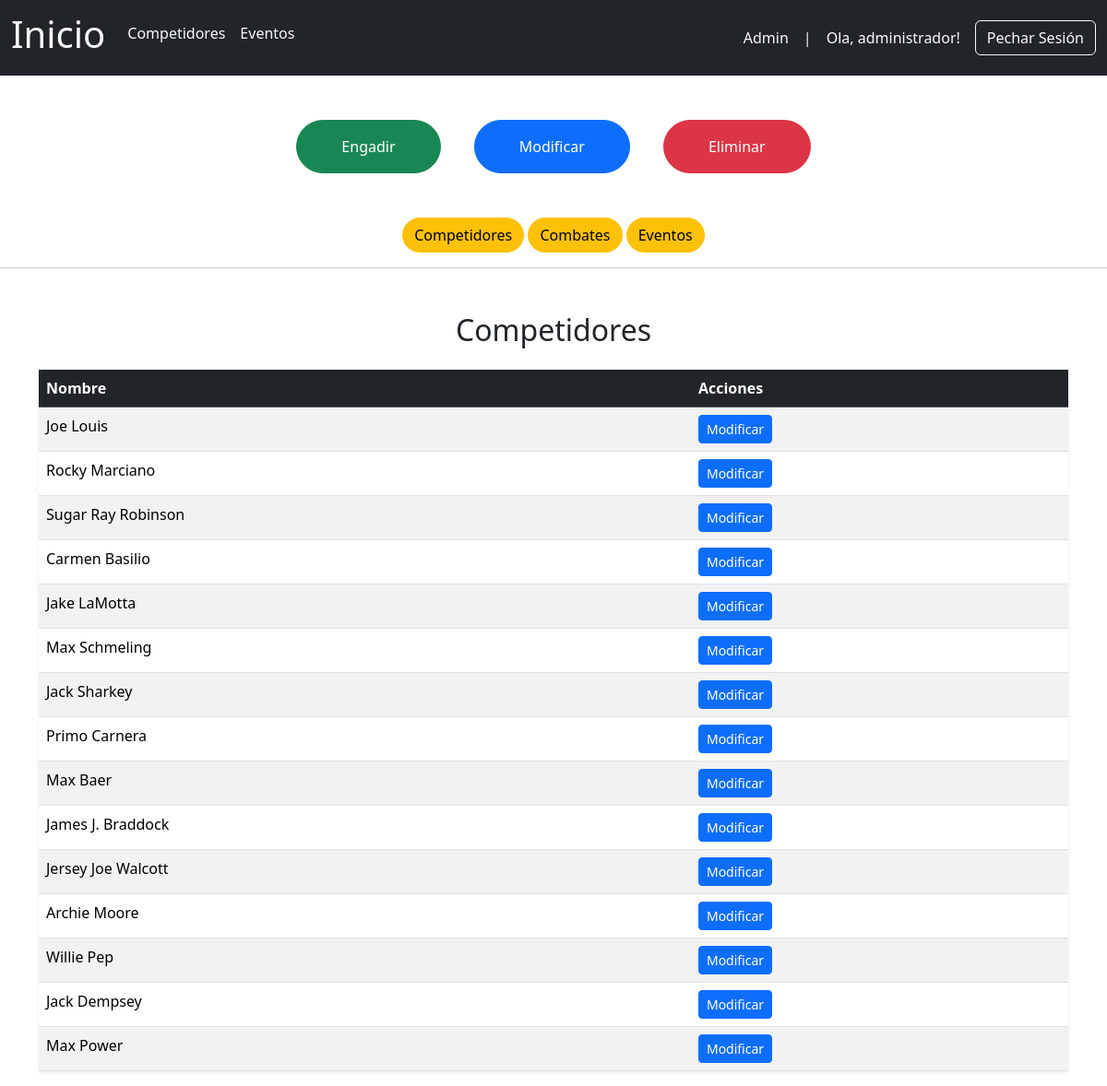
The page /administracion/modificar (signed in) on the database its author committed.
### boxGal/models.py (models this page shows, shortened)
class Usuario(AbstractUser):
    id_usuario = models.BigAutoField(auto_created=True, primary_key=True)
    favoritos = models.ManyToManyField(Competidor, related_name='seguidores',blank=True)
    fotoperfil = models.ImageField(upload_to='fotos_perfil', blank=True, null=True)
    groups = models.ManyToManyField(
        'auth.Group',
        related_name='usuario_set',  #Necesario engadir para evitar erro ao migrar
        blank=True,
        help_text='The groups this user belongs to.',
        verbose_name='groups',
    )
    user_permissions = models.ManyToManyField(
        'auth.Permission',
        related_name='usuario_permissions_set',  #Necesario engadir para evitar erro ao migrar
        blank=True,
        help_text='Specific permissions for this user.',
        verbose_name='user permissions',
    )

class Competidor(models.Model):
    id_competidor = models.BigAutoField(auto_created=True, primary_key=True)
    nome_competidor = models.CharField(max_length=255)
    apelidos_competidor = models.CharField(max_length=255)
    peso_competidor = models.CharField(max_length=255)
    vitorias = models.IntegerField()
    derrotas = models.IntegerField()
    empates = models.IntegerField()
    foto_competidor = models.ImageField(upload_to='competidores/', blank=True, null=True)
    def __str__(self):
        return f"{self.nome_competidor} {self.apelidos_competidor} "

### boxGal/views.py (the view)
# urls.py: path('administracion/modificar', views.modificar, name='modificar'),
@login_required
def modificar(request):
  if not request.user.is_superuser:
    return HttpResponseForbidden("Non tes permisos para acceder a esta páxina.")
  template = loader.get_template('administracion/modificar.html')
  lista = request.GET.get('lista','competidores')
  contido = {}
  if lista == 'competidores':
    contido['lista'] = Competidor.objects.all(),
    contido['tipo'] = 'competidores'
  elif lista == 'combates':
    contido['lista'] = Combate.objects.all(),
    contido['tipo'] = 'combates'
  elif lista == 'eventos':
    contido['lista'] = Evento.objects.all(),
    contido['tipo'] = 'eventos'
  return HttpResponse(template.render(contido, request))

### boxGal/templates/administracion/modificar.html (shortened to what this page needs)
{% extends 'header.html' %}
{% block corpo %}
  <div class="container mt-5 text-center">
    <a href="{% url 'engadir' %}" class="btn p-3 px-5 mx-3 btn-success rounded-pill">Engadir</a>
    <a href="{% url 'modificar' %}" class="btn p-3 px-5 mx-3 btn-primary rounded-pill">Modificar</a>
    <a href="{% url 'eliminar' %}" class="btn p-3 px-5 mx-3 btn-danger rounded-pill">Eliminar</a>
  </div>
  <div class="container mt-5 text-center">
    <a href="?lista=competidores" class="btn rounded-pill btn-warning">Competidores</a>
    <a href="?lista=combates" class="btn rounded-pill btn-warning">Combates</a>
    <a href="?lista=eventos" class="btn rounded-pill btn-warning">Eventos</a>
  </div>
  <hr />
  <div class="container mt-5">
    {% if tipo == 'competidores' %}
      <h2 class="text-center mb-4">Competidores</h2>
      <table class="table table-striped table-hover shadow-sm">
        <thead class="table-dark">
          <tr>
            <th scope="col">Nombre</th>
            <th scope="col">Acciones</th>
          </tr>
        </thead>
        <tbody>
          {% for competidor in lista.0 %}
            <tr>
              <td>{{ competidor }}</td>
              <td>
                <a href="{% url 'modificar_competidor' competidor.id_competidor %}" class="btn btn-primary btn-sm">Modificar</a>
              </td>
            </tr>
          {% endfor %}
        </tbody>
      </table>
    {% endif %}
  </div>
{% endblock %}

### boxGal/templates/header.html (shortened to what this page needs)
<!DOCTYPE html>
<html lang="en">
  <head>
    {% load static %}
    <link href="{% static 'bootstrap/css/bootstrap.min.css' %}" rel="stylesheet" />
    <link rel="stylesheet" href="https://cdn.jsdelivr.net/npm/charts.css/dist/charts.min.css" />
    <link rel="stylesheet" href="https://cdnjs.cloudflare.com/ajax/libs/font-awesome/6.0.0-beta3/css/all.min.css" />
    <link href="{% static 'css/style.css' %}" rel="stylesheet" />
  </head>
  <body>
    <nav class="navbar navbar-expand-md bg-dark text-light sticky-top">
      <div class="container-fluid">
        <a class="navbar-brand text-light" href="{% url 'indexPage' %}"><h1>Inicio</h1></a>
        <div class="collapse navbar-collapse" id="navbarSupportedContent">
          <ul class="navbar-nav me-auto mb-lg-0">
            <li class="navbar-item">
              <a class="nav-link text-light" href="{% url 'competidoresPage' %}"><h6>Competidores</h6></a>
            </li>
            <li class="navbar-item">
              <a class="nav-link text-light" href="{% url 'eventosPage' %}"><h6>Eventos</h6></a>
            </li>
          </ul>
          {% if request.user.is_staff %}
            <a class="nav-link" href="{% url 'administracion' %}">Admin<span class="mx-3 d-none d-md-inline">|</span></a>
          {% endif %}
          {% if user.is_authenticated %}
            <div class="d-flex align-items-center">
              <span class="text-light me-3">Ola, {{ request.user.username }}!</span>
              <a class="navbar-item btn btn-outline-light" href="{% url 'logout' %}">Pechar Sesión</a>
            </div>
          {% else %}
            <a class="navbar-item btn btn-outline-light" href="{% url 'login' %}">Iniciar Sesión</a>
          {% endif %}
        </div>
      </div>
    </nav>
    {% block corpo %}
    {% endblock %}
  </body>
</html>

### boxGal/static/css/style.css (style rules this page uses)
*::after { -webkit-box-sizing: border-box; -moz-box-sizing: border-box; box-sizing: border-box; }

### rows shown on the page
Usuario: user.username "administrador"
Competidor: nome_competidor+apelidos_competidor "Joe Louis"
Competidor: nome_competidor+apelidos_competidor "Rocky Marciano"
Competidor: nome_competidor+apelidos_competidor "Sugar Ray Robinson"
Competidor: nome_competidor+apelidos_competidor "Carmen Basilio"
Competidor: nome_competidor+apelidos_competidor "Jake LaMotta"
Competidor: nome_competidor+apelidos_competidor "Max Schmeling"
Competidor: nome_competidor+apelidos_competidor "Jack Sharkey"
Competidor: nome_competidor+apelidos_competidor "Primo Carnera"
Competidor: nome_competidor+apelidos_competidor "Max Baer"
Competidor: nome_competidor+apelidos_competidor "James J. Braddock"
Competidor: nome_competidor+apelidos_competidor "Jersey Joe Walcott"
Competidor: nome_competidor+apelidos_competidor "Archie Moore"
Competidor: nome_competidor+apelidos_competidor "Willie Pep"
Competidor: nome_competidor+apelidos_competidor "Jack Dempsey"
Competidor: nome_competidor+apelidos_competidor "Max Power"
